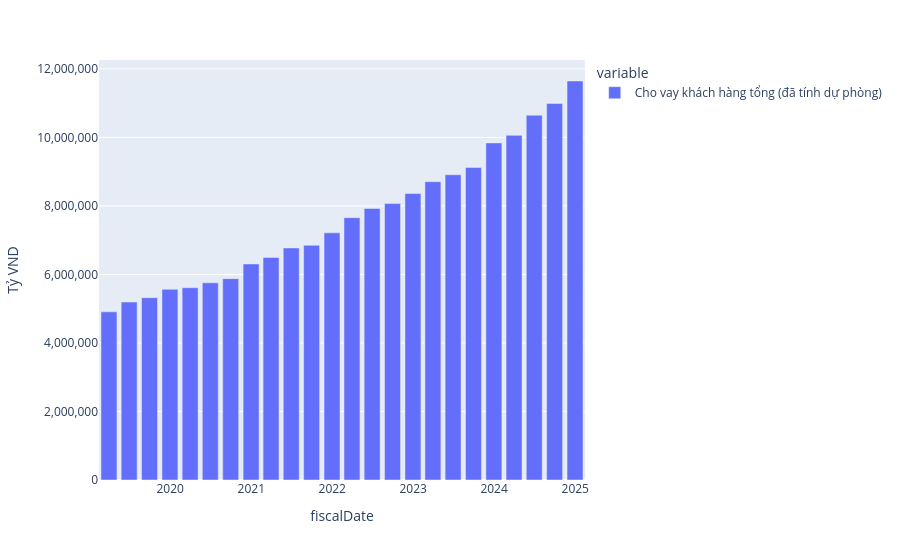

Source (notebook cell):
### Code cell
fig_2 = px.bar(Banking_groupby["Cho vay khách hàng tổng (đã tính dự phòng)"])
fig_2.update_layout(
    yaxis_title="Tỷ VND",  # Thêm đơn vị vào tiêu đề trục Y
    yaxis_tickformat=",.0f"  # Định dạng số với dấu phẩy hàng nghìn
)

### Figure 1 — Plotly figure (JSON) as saved in the notebook; plotly's stock layout.template omitted (floating-point values rounded to 4 significant figures)
{"data": [{"hovertemplate": "variable=Cho vay khách hàng tổng (đã tính dự phòng)<br>fiscalDate=%{x}<br>value=%{y}<extra></extra>", "legendgroup": "Cho vay khách hàng tổng (đã tính dự phòng)", "marker": {"color": "#636efa", "pattern": {"shape": ""}}, "name": "Cho vay khách hàng tổng (đã tính dự phòng)", "orientation": "v", "showlegend": true, "textposition": "auto", "type": "bar", "x": ["2019-03-31T00:00:00.000000000", "2019-06-30T00:00:00.000000000", "2019-09-30T00:00:00.000000000", "2019-12-31T00:00:00.000000000", "2020-03-31T00:00:00.000000000", "2020-06-30T00:00:00.000000000", "2020-09-30T00:00:00.000000000", "2020-12-31T00:00:00.000000000", "2021-03-31T00:00:00.000000000", "2021-06-30T00:00:00.000000000", "2021-09-30T00:00:00.000000000", "2021-12-31T00:00:00.000000000", "2022-03-31T00:00:00.000000000", "2022-06-30T00:00:00.000000000", "2022-09-30T00:00:00.000000000", "2022-12-31T00:00:00.000000000", "2023-03-31T00:00:00.000000000", "2023-06-30T00:00:00.000000000", "2023-09-30T00:00:00.000000000", "2023-12-31T00:00:00.000000000", "2024-03-31T00:00:00.000000000", "2024-06-30T00:00:00.000000000", "2024-09-30T00:00:00.000000000", "2024-12-31T00:00:00.000000000"], "xaxis": "x", "y": [4908000.0, 5194000.0, 5320000.0, 5566000.0, 5613000.0, 5755000.0, 5877000.0, 6306000.0, 6498000.0, 6774000.0, 6852000.0, 7214000.0, 7658000.0, 7927000.0, 8068000.0, 8362000.0, 8707000.0, 8910000.0, 9121000.0, 9839000.0, 10060000.0, 10650000.0, 10990000.0, 11650000.0], "yaxis": "y"}], "layout": {"barmode": "relative", "legend": {"title": {"text": "variable"}, "tracegroupgap": 0}, "margin": {"t": 60}, "xaxis": {"anchor": "y", "domain": [0, 1], "title": {"text": "fiscalDate"}}, "yaxis": {"anchor": "x", "domain": [0, 1], "tickformat": ",.0f", "title": {"text": "Tỷ VND"}}}}
